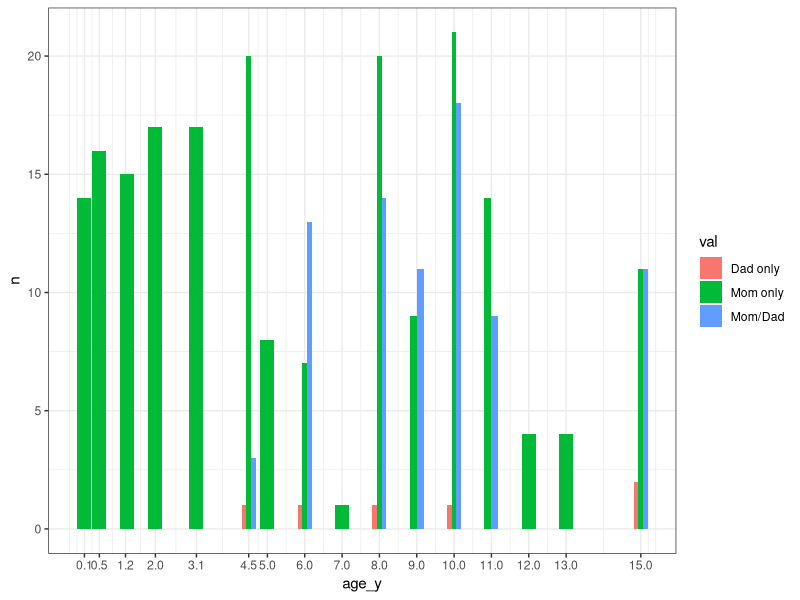

Reproduce this figure in R.
library(tidyverse)

setwd("C:/Users/Trevor/Desktop/ipr/abstracts")

cols <- c("secc_name", "actual_name", "key",
          paste0("month", str_pad(c(1, 6, 15, 24, 37), 2, "left", "0")),
          "other", "month54",
          "K", paste0("grade", 1:8),
          "year15")

instruments <- readxl::read_xlsx("seccyd-measures.xlsx", col_names = cols,
                                 skip = 1)

stages <- colnames(select(instruments, starts_with("month"), "K",
                          starts_with("grade"), "year15"))

ages_lut <- tibble(
    stage = stages,
    age_y = c(c(1, 6, 15, 24, 37, 54) / 12, 5:13, 15)
  )

inst_long <- instruments %>%
  select(actual_name, starts_with("month"), "other", "K", starts_with("grade"),
         "year15") %>%
  pivot_longer(-actual_name, names_to = "stage", values_to = "reporter") %>%
  filter(
    !is.na(reporter)
  ) %>%
  mutate(
    reporters = str_remove_all(reporter, "[[:space:]]") %>%
                  str_remove_all("’") %>%
                  str_split("[,/]")
  ) %>%
  mutate(
    moms = sapply(reporters, function(x) "M" %in% x),
    dads = sapply(reporters, function(x) "F" %in% x),
    # cg_or_p = sapply(reporters, function(x) "C" %in% x | "P" %in% x)
  )

mom_dad_lut <- tibble(
  moms = c(TRUE, TRUE, FALSE),
  dads = c(TRUE, FALSE, TRUE),
  val  = c("Mom/Dad", "Mom only", "Dad only")
)

inst_summary <- inst_long %>%
  group_by(stage, moms, dads) %>%
  summarize(
    n = n()
  ) %>%
  left_join(ages_lut) %>%
  filter(
    moms|dads
  ) %>%
  left_join(mom_dad_lut) %>%
  arrange(age_y)

overall <- inst_summary %>%
  filter(age_y >= 54 / 12) %>%
  group_by(moms, dads) %>%
  summarise(sum = sum(n))

ggplot(inst_summary ,aes(x = age_y, y = n, fill = val)) +
  geom_col(position = "dodge") +
  scale_x_continuous(breaks = round(ages_lut$age_y, 1)) +
  theme_bw()

